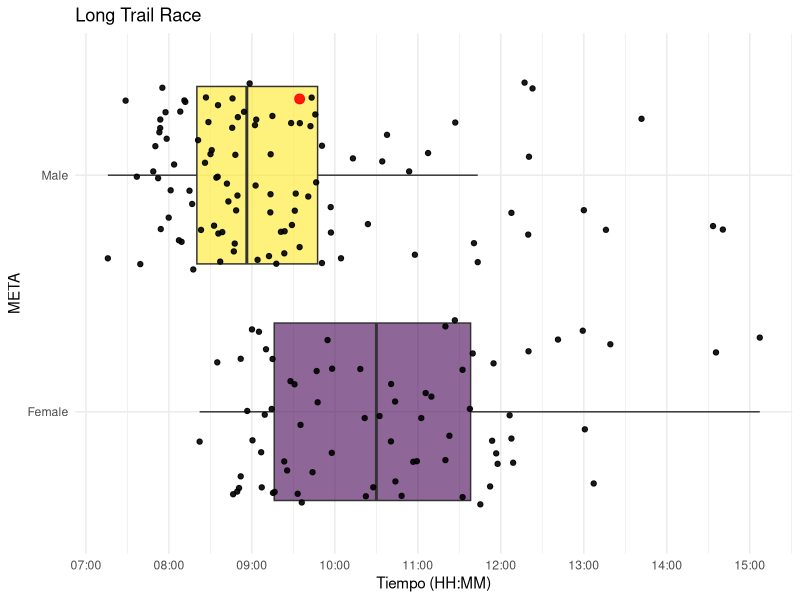
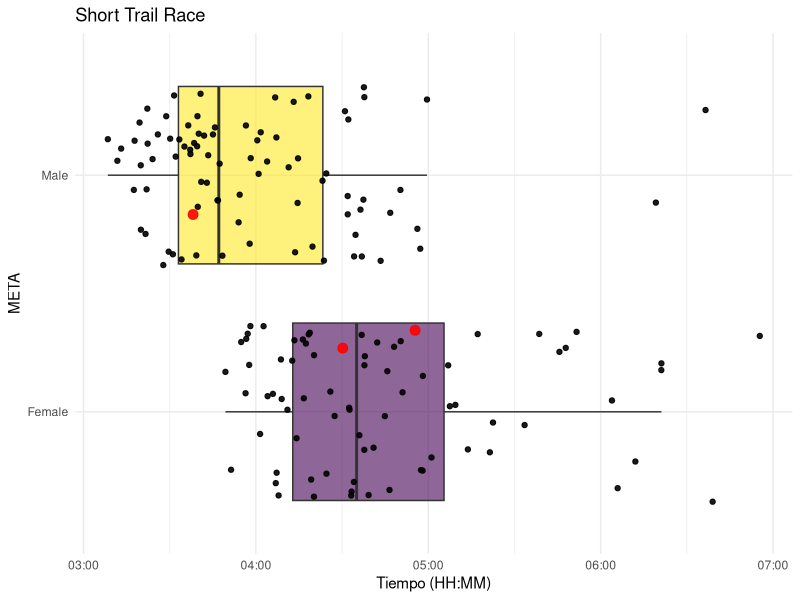
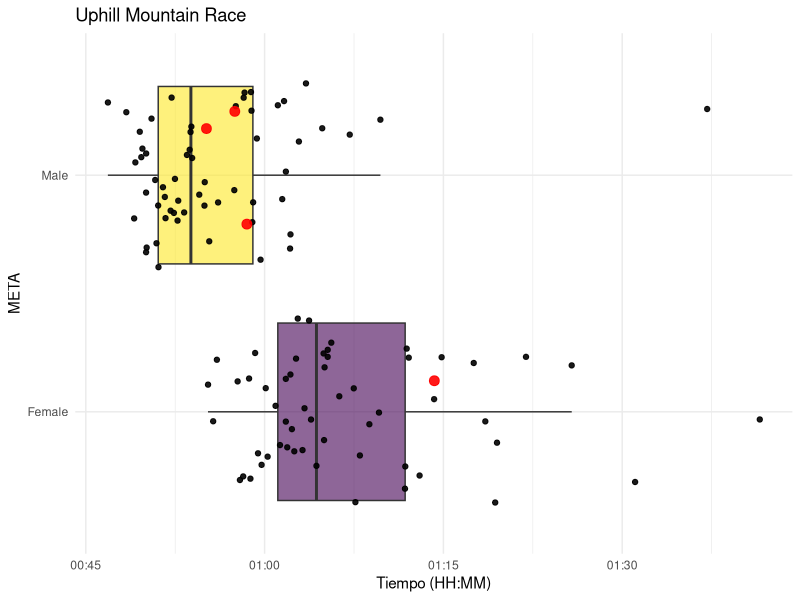
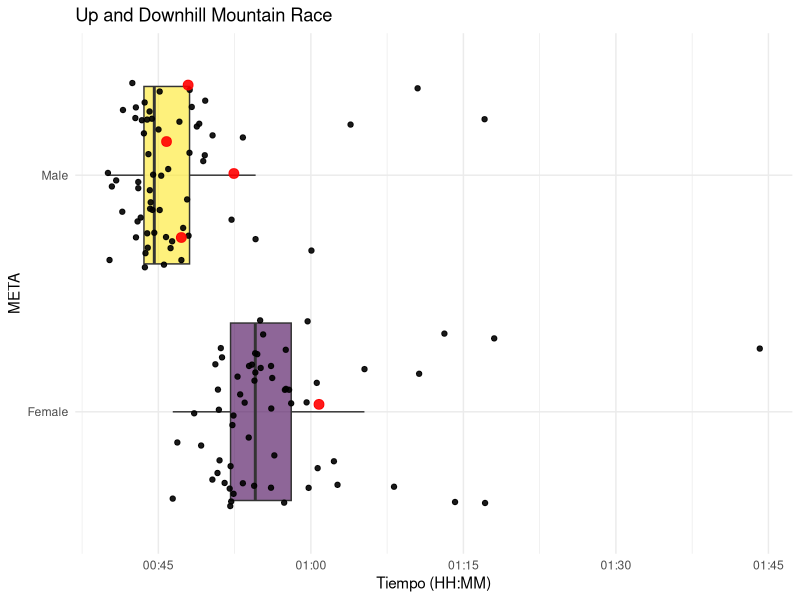
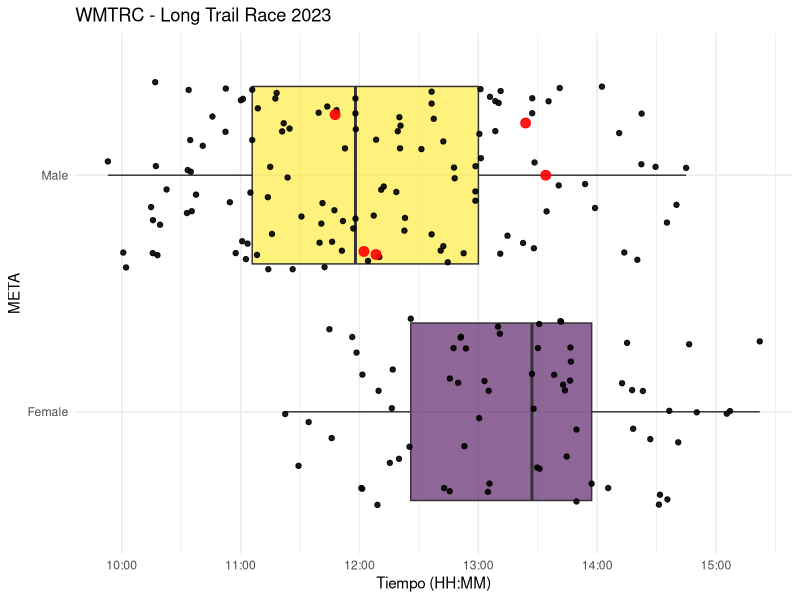
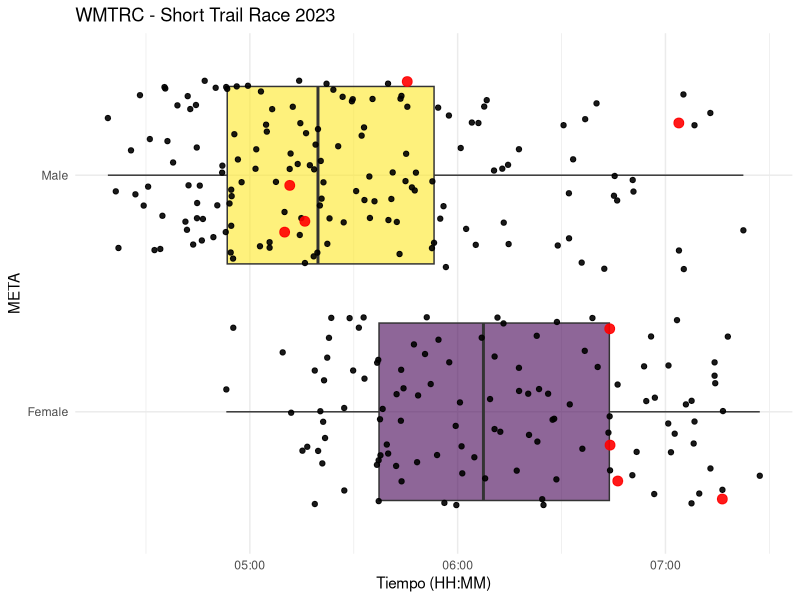
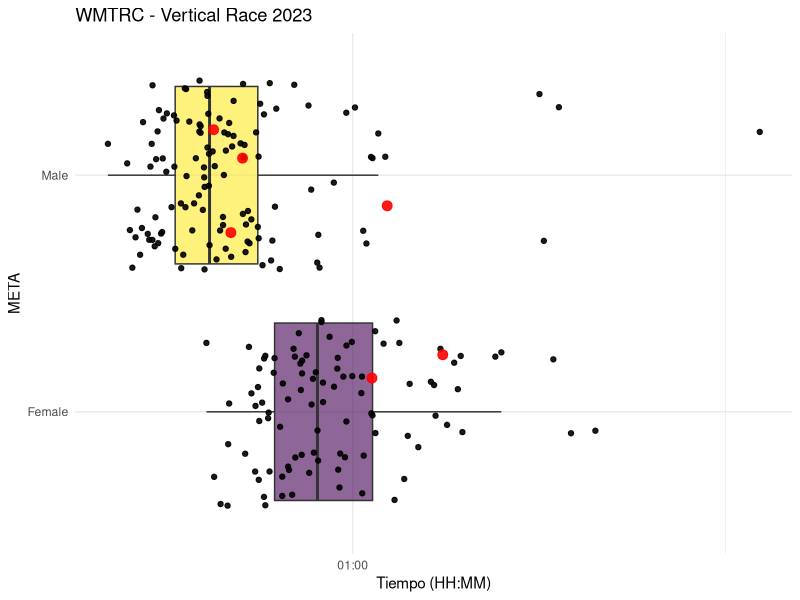
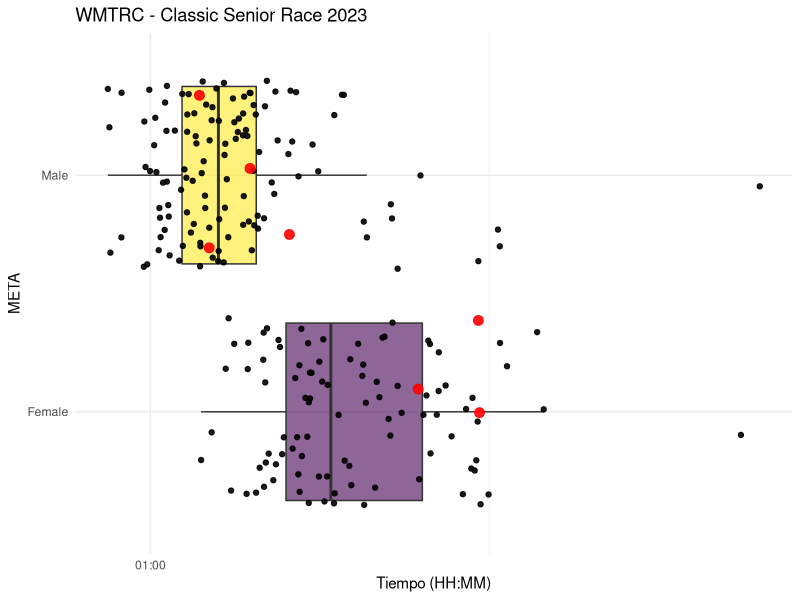

Generate these figures, in order, with R:
#Load libraries
library(readxl)
library(readr)
library(tidyverse)
library(zoo)
library(chron)
library(lubridate)
library(ggplot2)
library(dplyr)
library(viridis)

#load data from Thailand World Mountain and Trail Running Championships 2021
#results2021 <- read_excel("data/ResultsResults.xlsx", 
#                          col_types = c("text", "numeric", "text", "text", "text","date", "date","text", "text"))

#write.csv(results2021, file = "data/WMTRC_Thailand.csv") #save as *.csv

# Resultados WMTRC Thailand 2021 ####
results2021 <- read_csv("data/WMTRC_Thailand.csv", col_types = cols(...1 = col_skip()))
results2021$Date <- as.Date(results2021$Date)
results2021$Time <- (times(format(results2021$Time, "%H:%M:%S")))
results2021$Times <- paste(results2021$Date, results2021$Time )
results2021$Times <- as.POSIXct(results2021$Times, format='%Y-%m-%d %H:%M:%OS')
results2021 <- results2021 %>% select(-Date, -Time)

DNS <-  results2021 |> filter(Rank == "DNS")
DNF <-  results2021 |> filter(Rank == "DNF")

#Clean data
results2021 <- na.omit(results2021)
results2021$Rank <- as.numeric(results2021$Rank)

#Subset data
cl_2021 <- results2021 |> filter(Nation=="CHI")
Long <- results2021 |> filter(Race =="Long Trail Race")  
Short <- results2021 |> filter(Race =="Short Trail Race")  
Uphill <- results2021 |> filter(Race =="Uphill Mountain Race")  
Downhill <- results2021 |> filter(Race =="Up and Downhill Mountain Race")  

#Chilean results
knitr::kable(
cl_2021 |>
  filter(Gender == "Male") |>
  select(Race, Rank, Bib, Name, Gender, Times) |>
  arrange(Race, Rank))

knitr::kable(
cl_2021 |>
  filter(Gender == "Female") |>
  select(Race, Rank, Bib, Name, Gender, Times) |>
  arrange(Race, Rank))

# General results
ggplot(Long, aes(x = Times, y = Gender, fill = Gender)) +
  geom_boxplot(outlier.size=-1) +
  scale_fill_viridis(discrete = TRUE, alpha=0.6) +
  geom_jitter(aes(x = Times, y = Gender), color = "black", size = 1.5, alpha=0.9) +
  geom_jitter(aes(x = Times, y = Gender), color = "red", size = 3,  alpha=0.9, data = cl_2021 |> filter(Race == "Long Trail Race") ) +  # Puntos resaltados
  scale_x_datetime(date_breaks = "hour", date_labels = "%H:%M") +  # Formato eje X
  labs(title = "Long Trail Race", x = "Tiempo (HH:MM)", y = "META") +
  theme_minimal() +
  guides(fill="none", color="none")
summary(Long)
knitr::kable(
results2021 |> filter(Race == "Long Trail Race" & Rank <=3 & Gender == "Male"))
knitr::kable(
results2021 |> filter(Race == "Long Trail Race" & Rank <=3 & Gender == "Female"))

ggplot(Short, aes(x = Times, y = Gender, fill = Gender)) +
  geom_boxplot(outlier.size=-1) +
  scale_fill_viridis(discrete = TRUE, alpha=0.6) +
  geom_jitter(aes(x = Times, y = Gender), color = "black", size = 1.5, alpha=0.9) +
  geom_jitter(aes(x = Times, y = Gender), color = "red", size = 3,  alpha=0.9, data = cl_2021 |> filter(Race == "Short Trail Race") ) +  # Puntos resaltados
  scale_x_datetime(date_breaks = "hour", date_labels = "%H:%M") +  # Formato eje X
  labs(title = "Short Trail Race", x = "Tiempo (HH:MM)", y = "META") +
  theme_minimal() +
  guides(fill="none", color="none")
summary(Short)
knitr::kable(
results2021 |> filter(Race == "Short Trail Race" & Rank <=3 & Gender == "Male"))
knitr::kable(
results2021 |> filter(Race == "Short Trail Race" & Rank <=3 & Gender == "Female"))

ggplot(Uphill, aes(x = Times, y = Gender, fill = Gender)) +
  geom_boxplot(outlier.size=-1) +
  scale_fill_viridis(discrete = TRUE, alpha=0.6) +
  geom_jitter(aes(x = Times, y = Gender), color = "black", size = 1.5, alpha=0.9) +
  geom_jitter(aes(x = Times, y = Gender), color = "red", size = 3,  alpha=0.9, data = cl_2021 |> filter(Race == "Uphill Mountain Race") ) +  # Puntos resaltados
  labs(title = "Uphill Mountain Race", x = "Tiempo (HH:MM)", y = "META") +
  theme_minimal() +
  guides(fill="none", color="none")
summary(Uphill)
knitr::kable(
results2021 |> filter(Race == "Uphill Mountain Race" & Rank <=3 & Gender == "Male"))
knitr::kable(
results2021 |> filter(Race == "Uphill Mountain Race" & Rank <=3 & Gender == "Female"))

ggplot(Downhill, aes(x = Times, y = Gender, fill = Gender)) +
  geom_boxplot(outlier.size=-1) +
  scale_fill_viridis(discrete = TRUE, alpha=0.6) +
  geom_jitter(aes(x = Times, y = Gender), color = "black", size = 1.5, alpha=0.9) +
  geom_jitter(aes(x = Times, y = Gender), color = "red", size = 3,  alpha=0.9, data = cl_2021 |> filter(Race == "Up and Downhill Mountain Race") ) +  # Puntos resaltados
  labs(title = "Up and Downhill Mountain Race", x = "Tiempo (HH:MM)", y = "META") +
  theme_minimal() +
  guides(fill="none", color="none")
summary(Downhill)
knitr::kable(
results2021 |> filter(Race == "Up and Downhill Mountain Race" & Rank <=3 & Gender == "Male"))
knitr::kable(
results2021 |> filter(Race == "Up and Downhill Mountain Race" & Rank <=3 & Gender == "Female"))

#Medals
medals <- results2021 |> mutate(Medal = case_when(Rank == 1 ~ "Gold",
                                                  Rank == 2 ~ "Silver",
                                                  Rank == 3 ~ "Bronze",
                                                  TRUE ~ NA_character_))

medals <- na.omit(medals) 

# Contar medallas Generales por país
rank <- 
  medals |>
    group_by(Nation, Medal) |>
    summarise(Count = n(), .groups = 'drop') |>
    tidyr::pivot_wider(names_from = Medal, values_from = Count, values_fill = list(Count = 0)) |>
    mutate(Total = Gold + Silver + Bronze) |>
    arrange(desc(Total)) |>
    mutate(Ranking = row_number())

# Reordenar columnas
rank <- rank %>% select(Ranking, Nation, Gold, Silver, Bronze, Total)
knitr::kable(rank) 




# Resultados WMTRC Innsbruck-Stubai 2023 ####
#results2023 <- read_excel("data/ResultsResults.xlsx", 
 #                            sheet = "Table 2", col_types = c("text", 
  #                                                            "numeric", "text", "text", "numeric", 
   #                                                           "text", "text", "date", "text", "text", 
    #                                                          "text"))

#write.csv(results2023, file = "data/WMTRC_Innsbruck.csv") #save as *.csv

results2023 <- read_csv("data/WMTRC_Innsbruck.csv", col_types = cols(...1 = col_skip()))

results2023$Date <- as.Date(results2023$Date)
results2023$Time <- as.times(results2023$Time)

#Subset data
RStop <- results2023 |> filter(Rank == "race stopped") 
DNF <-   results2023 |> filter(Rank == "DNF")
DNSUp <- results2023 |> filter(Rank == "did not show up")
DNS <-   results2023 |> filter(Rank == "DNS")
DSQ <-  results2023 |> filter(Rank == "DSQ")
cl_2023 <- results2023 |> filter(Nation=="CHI")

#Clean data
results2023 <- na.omit(results2023)
results2023$Rank <- as.numeric(results2023$Rank)
results2023$Rank <- as.numeric(results2023$Rank)
results2023$Times <- paste(results2023$Date, results2023$Time )
results2023$Times <- as.POSIXct(results2023$Times, format='%Y-%m-%d %H:%M:%OS')
results2023 <- results2023 %>% select(-Date, -Time, -img)

#Chilean results
knitr::kable(
  cl_2023 |>
    filter(Gender == "Male" & Rank != "DNF") |>
    select(Race, Rank, Bib, Name, Gender, Time) |>
    arrange(Race, as.numeric(Rank)))

knitr::kable(
  cl_2023 |>
    filter(Gender == "Male" & Rank == "DNF") |>
    select(Race, Rank, Bib, Name, Gender, Time) |>
    arrange(Race, Rank))

knitr::kable(
  cl_2023 |>
    filter(Gender == "Female" & Rank != "DNF" & Rank != "DSQ" ) |>
    select(Race, Rank, Bib, Name, Gender, Time) |>
    arrange(Race, as.numeric(Rank)))

knitr::kable(
  cl_2023 |>
    filter(Gender == "Female" & Rank == "DNF" | Rank == "DSQ" ) |>
    select(Race, Rank, Bib, Name, Gender, Time) |>
    arrange(Race, Rank))

#Subset RACE data
cl_2023_ <- results2023 |> filter(Nation=="CHI")
Long <- results2023 |> filter(Race =="Trail Long")  
Short <- results2023 |> filter(Race =="Trail Short")  
Vertical <- results2023 |> filter(Race =="Vertical")  
Senior <- results2023 |> filter(Race =="Mountain Classic Senior")
Junior <- results2023 |> filter(Race =="Mountain Classic Junior") 

# General results
ggplot(Long, aes(x = Times, y = Gender, fill = Gender)) +
  geom_boxplot(outlier.size=-1) +
  scale_fill_viridis(discrete = TRUE, alpha=0.6) +
  geom_jitter(aes(x = Times, y = Gender), color = "black", size = 1.5, alpha=0.9) +
  geom_jitter(aes(x = Times, y = Gender), color = "red", size = 3,  alpha=0.9, data = cl_2023_ |> filter(Race == "Trail Long") ) +  # Puntos resaltados
  scale_x_datetime(date_breaks = "hour", date_labels = "%H:%M") +  # Formato eje X
  labs(title = "WMTRC - Long Trail Race 2023", x = "Tiempo (HH:MM)", y = "META") +
  theme_minimal() +
  guides(fill="none", color="none")
Long |> filter(Gender == 'Male') |> summary()
knitr::kable(results2023 |> filter(Race == "Trail Long" & Rank <=3 & Gender == "Male"))
knitr::kable(results2023 |> filter(Race == "Trail Long" & Nation == "CHI" & Gender == "Male"))
Long |> filter(Gender == 'Female') |> summary()
knitr::kable(results2023 |> filter(Race == "Trail Long" & Rank <=3 & Gender == "Female"))

ggplot(Short, aes(x = Times, y = Gender, fill = Gender)) +
  geom_boxplot(outlier.size=-1) +
  scale_fill_viridis(discrete = TRUE, alpha=0.6) +
  geom_jitter(aes(x = Times, y = Gender), color = "black", size = 1.5, alpha=0.9) +
  geom_jitter(aes(x = Times, y = Gender), color = "red", size = 3,  alpha=0.9, data = cl_2023_ |> filter(Race == "Trail Short") ) +  # Puntos resaltados
  scale_x_datetime(date_breaks = "hour", date_labels = "%H:%M") +  # Formato eje X
  labs(title = "WMTRC - Short Trail Race 2023", x = "Tiempo (HH:MM)", y = "META") +
  theme_minimal() +
  guides(fill="none", color="none")
Short |> filter(Gender == 'Male') |> summary()
knitr::kable(results2023 |> filter(Race == "Trail Short" & Rank <=3 & Gender == "Male"))
knitr::kable(results2023 |> filter(Race == "Trail Short" & Nation == "CHI" & Gender == "Male"))
Short |> filter(Gender == 'Female') |> summary()
knitr::kable(results2023 |> filter(Race == "Trail Short" & Rank <=3 & Gender == "Female"))
knitr::kable(results2023 |> filter(Race == "Trail Short" & Nation == "CHI" & Gender == "Female"))

ggplot(Vertical, aes(x = Times, y = Gender, fill = Gender)) +
  geom_boxplot(outlier.size=-1) +
  scale_fill_viridis(discrete = TRUE, alpha=0.6) +
  geom_jitter(aes(x = Times, y = Gender), color = "black", size = 1.5, alpha=0.9) +
  geom_jitter(aes(x = Times, y = Gender), color = "red", size = 3,  alpha=0.9, data = cl_2023_ |> filter(Race == "Vertical") ) +  # Puntos resaltados
  scale_x_datetime(date_breaks = "hour", date_labels = "%H:%M") +  # Formato eje X
  labs(title = "WMTRC - Vertical Race 2023", x = "Tiempo (HH:MM)", y = "META") +
  theme_minimal() +
  guides(fill="none", color="none")
Vertical |> filter(Gender == 'Male') |> summary()
knitr::kable(results2023 |> filter(Race == "Vertical" & Rank <=3 & Gender == "Male"))
knitr::kable(results2023 |> filter(Race == "Vertical" & Nation == "CHI" & Gender == "Male"))
Vertical |> filter(Gender == 'Female') |> summary()
knitr::kable(results2023 |> filter(Race == "Vertical" & Rank <=3 & Gender == "Female"))
knitr::kable(results2023 |> filter(Race == "Vertical" & Nation == "CHI" & Gender == "Female"))

ggplot(Senior, aes(x = Times, y = Gender, fill = Gender)) +
  geom_boxplot(outlier.size=-1) +
  scale_fill_viridis(discrete = TRUE, alpha=0.6) +
  geom_jitter(aes(x = Times, y = Gender), color = "black", size = 1.5, alpha=0.9) +
  geom_jitter(aes(x = Times, y = Gender), color = "red", size = 3,  alpha=0.9, data = cl_2023_ |> filter(Race == "Mountain Classic Senior") ) +  # Puntos resaltados
  scale_x_datetime(date_breaks = "hour", date_labels = "%H:%M") +  # Formato eje X
  labs(title = "WMTRC - Classic Senior Race 2023", x = "Tiempo (HH:MM)", y = "META") +
  theme_minimal() +
  guides(fill="none", color="none")
Senior |> filter(Gender == 'Male') |> summary()
knitr::kable(results2023 |> filter(Race == "Mountain Classic Senior" & Rank <=3 & Gender == "Male"))
knitr::kable(results2023 |> filter(Race == "Mountain Classic Senior" & Nation == "CHI" & Gender == "Male"))
Senior |> filter(Gender == 'Female') |> summary()
knitr::kable(results2023 |> filter(Race == "Mountain Classic Senior" & Rank <=3 & Gender == "Female"))
knitr::kable(results2023 |> filter(Race == "Mountain Classic Senior" & Nation == "CHI" & Gender == "Female"))

ggplot(Junior, aes(x = Times, y = Gender, fill = Gender)) +
  geom_boxplot(outlier.size=-1) +
  scale_fill_viridis(discrete = TRUE, alpha=0.6) +
  geom_jitter(aes(x = Times, y = Gender), color = "black", size = 1.5, alpha=0.9) +
  geom_jitter(aes(x = Times, y = Gender), color = "red", size = 3,  alpha=0.9, data = cl_2023_ |> filter(Race == "Mountain Classic Junior") ) +  # Puntos resaltados
  scale_x_datetime(date_breaks = "min", date_labels = "%M") +  # Formato eje X
  labs(title = "WMTRC - Classic Junior Race 2023", x = "Tiempo (Min)", y = "META") +
  theme_minimal() +
  guides(fill="none", color="none")
Junior |> filter(Gender == 'Male') |> summary()
knitr::kable(results2023 |> filter(Race == "Mountain Classic Junior" & Rank <=3 & Gender == "Male"))
knitr::kable(results2023 |> filter(Race == "Mountain Classic Junior" & Nation == "CHI" & Gender == "Male"))
Junior |> filter(Gender == 'Female') |> summary()
knitr::kable(results2023 |> filter(Race == "Mountain Classic Junior" & Rank <=3 & Gender == "Female"))


#Fin
